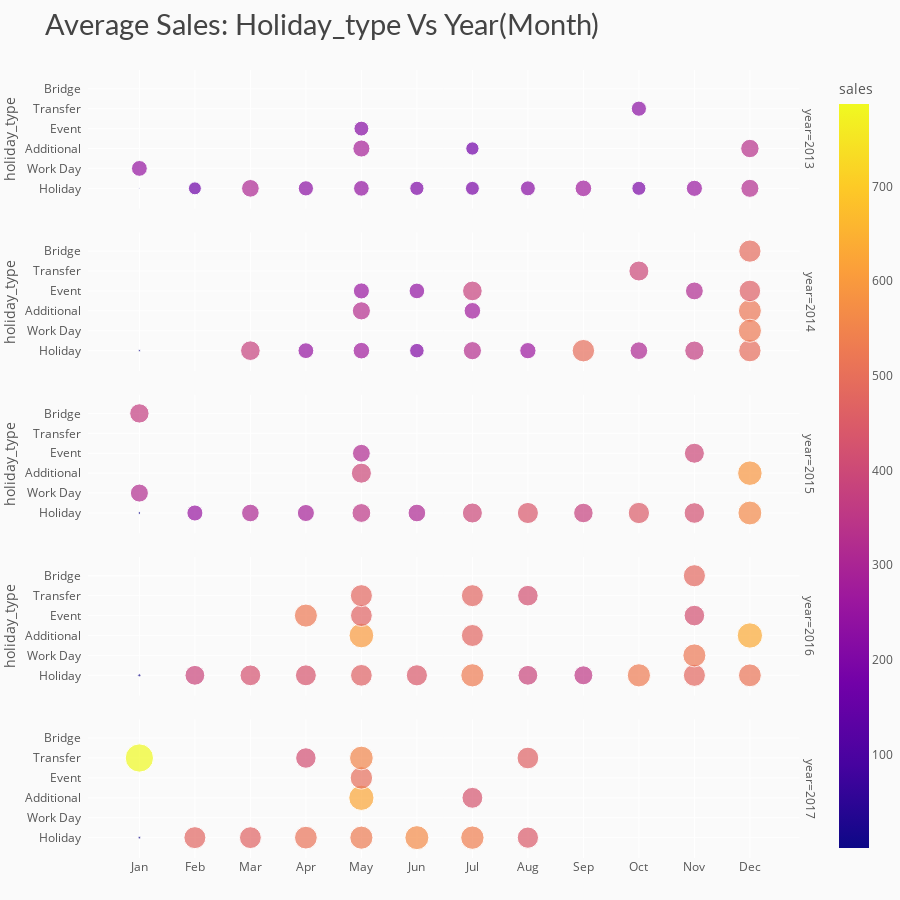

The notebook cell saved with this chart:
### Code cell
# data
df_y_m_ht = df_train1.groupby(['year','month','holiday_type']).agg({"sales" : "mean"}).reset_index()
df_y_m_ht['sales'] = round(df_y_m_ht['sales'], 2)

# chart
fig = px.scatter(df_y_m_ht, x='month', y='holiday_type', color='sales', size='sales', 
                 facet_row='year', title='Average Sales: Holiday_type Vs Year(Month)')
# styling
fig.update_yaxes(ticksuffix='  ')
fig.update_xaxes(tickmode = 'array', tickvals=[i for i in range(1,13)], 
                 ticktext=['Jan','Feb','Mar','Apr','May','Jun','Jul','Aug','Sep','Oct','Nov','Dec'])
fig.update_layout(height=900, xaxis_title='', yaxis_title='',
                  margin=dict(t=70, b=0),
                  plot_bgcolor='#fafafa', paper_bgcolor='#fafafa',
                  title_font=dict(size=29, color='#444', family="Lato, sans-serif"),
                  font=dict(color='#555'), 
                  hoverlabel=dict(bgcolor="#f2f2f2", font_size=13, font_family="Lato, sans-serif"))
fig.show()

### Figure 1 — Plotly figure (JSON) as saved in the notebook; plotly's stock layout.template omitted (floating-point values rounded to 4 significant figures)
{"data": [{"hovertemplate": "year=2013<br>month=%{x}<br>holiday_type=%{y}<br>sales=%{marker.color}<extra></extra>", "legendgroup": "", "marker": {"color": [1.41, 247.1, 164.8, 307.4, 228.5, 287.4, 217.7, 242.1, 199.3, 173.5, 191.3, 220.7, 272.1, 195.3, 226.1, 257.4, 333.5, 321.3], "coloraxis": "coloraxis", "size": [1.41, 247.1, 164.8, 307.4, 228.5, 287.4, 217.7, 242.1, 199.3, 173.5, 191.3, 220.7, 272.1, 195.3, 226.1, 257.4, 333.5, 321.3], "sizemode": "area", "sizeref": 1.967, "symbol": "circle"}, "mode": "markers", "name": "", "orientation": "h", "showlegend": false, "type": "scatter", "x": [1, 1, 2, 3, 4, 5, 5, 5, 6, 7, 7, 8, 9, 10, 10, 11, 12, 12], "xaxis": "x5", "y": ["Holiday", "Work Day", "Holiday", "Holiday", "Holiday", "Additional", "Event", "Holiday", "Holiday", "Additional", "Holiday", "Holiday", "Holiday", "Holiday", "Transfer", "Holiday", "Additional", "Holiday"], "yaxis": "y5"}, {"hovertemplate": "year=2014<br>month=%{x}<br>holiday_type=%{y}<br>sales=%{marker.color}<extra></extra>", "legendgroup": "", "marker": {"color": [4.83, 379.8, 245.7, 323.8, 255.1, 270.3, 240.7, 207.8, 271.9, 381.2, 325.7, 260.7, 497.5, 307.8, 394.2, 314.0, 366.2, 516.9, 489.4, 458.7, 491.6, 525], "coloraxis": "coloraxis", "size": [4.83, 379.8, 245.7, 323.8, 255.1, 270.3, 240.7, 207.8, 271.9, 381.2, 325.7, 260.7, 497.5, 307.8, 394.2, 314.0, 366.2, 516.9, 489.4, 458.7, 491.6, 525], "sizemode": "area", "sizeref": 1.967, "symbol": "circle"}, "mode": "markers", "name": "", "orientation": "h", "showlegend": false, "type": "scatter", "x": [1, 3, 4, 5, 5, 5, 6, 6, 7, 7, 7, 8, 9, 10, 10, 11, 11, 12, 12, 12, 12, 12], "xaxis": "x4", "y": ["Holiday", "Holiday", "Holiday", "Additional", "Event", "Holiday", "Event", "Holiday", "Additional", "Event", "Holiday", "Holiday", "Holiday", "Holiday", "Transfer", "Event", "Holiday", "Additional", "Bridge", "Event", "Holiday", "Work Day"], "yaxis": "y4"}, {"hovertemplate": "year=2015<br>month=%{x}<br>holiday_type=%{y}<br>sales=%{marker.color}<extra></extra>", "legendgroup": "", "marker": {"color": [369.1, 7.17, 319.8, 253.6, 306.4, 287.0, 396.6, 313.2, 348.8, 308.1, 395.0, 438.8, 376.7, 447.4, 394.8, 418.2, 591, 560.7], "coloraxis": "coloraxis", "size": [369.1, 7.17, 319.8, 253.6, 306.4, 287.0, 396.6, 313.2, 348.8, 308.1, 395.0, 438.8, 376.7, 447.4, 394.8, 418.2, 591, 560.7], "sizemode": "area", "sizeref": 1.967, "symbol": "circle"}, "mode": "markers", "name": "", "orientation": "h", "showlegend": false, "type": "scatter", "x": [1, 1, 1, 2, 3, 4, 5, 5, 5, 6, 7, 8, 9, 10, 11, 11, 12, 12], "xaxis": "x3", "y": ["Bridge", "Holiday", "Work Day", "Holiday", "Holiday", "Holiday", "Additional", "Event", "Holiday", "Holiday", "Holiday", "Holiday", "Holiday", "Holiday", "Event", "Holiday", "Additional", "Holiday"], "yaxis": "y3"}, {"hovertemplate": "year=2016<br>month=%{x}<br>holiday_type=%{y}<br>sales=%{marker.color}<extra></extra>", "legendgroup": "", "marker": {"color": [9.22, 388.2, 424.2, 523.3, 431.0, 601.1, 467.8, 463.9, 478.5, 440.6, 475.8, 529.3, 475.8, 386.8, 418.4, 354.5, 529.1, 481.7, 418.2, 479.7, 521.8, 632.1, 513], "coloraxis": "coloraxis", "size": [9.22, 388.2, 424.2, 523.3, 431.0, 601.1, 467.8, 463.9, 478.5, 440.6, 475.8, 529.3, 475.8, 386.8, 418.4, 354.5, 529.1, 481.7, 418.2, 479.7, 521.8, 632.1, 513], "sizemode": "area", "sizeref": 1.967, "symbol": "circle"}, "mode": "markers", "name": "", "orientation": "h", "showlegend": false, "type": "scatter", "x": [1, 2, 3, 4, 4, 5, 5, 5, 5, 6, 7, 7, 7, 8, 8, 9, 10, 11, 11, 11, 11, 12, 12], "xaxis": "x2", "y": ["Holiday", "Holiday", "Holiday", "Event", "Holiday", "Additional", "Event", "Holiday", "Transfer", "Holiday", "Additional", "Holiday", "Transfer", "Holiday", "Transfer", "Holiday", "Holiday", "Bridge", "Event", "Holiday", "Work Day", "Additional", "Holiday"], "yaxis": "y2"}, {"hovertemplate": "year=2017<br>month=%{x}<br>holiday_type=%{y}<br>sales=%{marker.color}<extra></extra>", "legendgroup": "", "marker": {"color": [6.78, 786.9, 475.4, 469.3, 508.7, 413.6, 626.8, 496.2, 527.1, 552.5, 566.6, 429.3, 537.7, 445.1, 463.7], "coloraxis": "coloraxis", "size": [6.78, 786.9, 475.4, 469.3, 508.7, 413.6, 626.8, 496.2, 527.1, 552.5, 566.6, 429.3, 537.7, 445.1, 463.7], "sizemode": "area", "sizeref": 1.967, "symbol": "circle"}, "mode": "markers", "name": "", "orientation": "h", "showlegend": false, "type": "scatter", "x": [1, 1, 2, 3, 4, 4, 5, 5, 5, 5, 6, 7, 7, 8, 8], "xaxis": "x", "y": ["Holiday", "Transfer", "Holiday", "Holiday", "Holiday", "Transfer", "Additional", "Event", "Holiday", "Transfer", "Holiday", "Additional", "Holiday", "Holiday", "Transfer"], "yaxis": "y"}], "layout": {"annotations": [{"font": {}, "showarrow": false, "text": "year=2017", "textangle": 90, "x": 0.98, "xanchor": "left", "xref": "paper", "y": 0.088, "yanchor": "middle", "yref": "paper"}, {"font": {}, "showarrow": false, "text": "year=2016", "textangle": 90, "x": 0.98, "xanchor": "left", "xref": "paper", "y": 0.294, "yanchor": "middle", "yref": "paper"}, {"font": {}, "showarrow": false, "text": "year=2015", "textangle": 90, "x": 0.98, "xanchor": "left", "xref": "paper", "y": 0.5, "yanchor": "middle", "yref": "paper"}, {"font": {}, "showarrow": false, "text": "year=2014", "textangle": 90, "x": 0.98, "xanchor": "left", "xref": "paper", "y": 0.706, "yanchor": "middle", "yref": "paper"}, {"font": {}, "showarrow": false, "text": "year=2013", "textangle": 90, "x": 0.98, "xanchor": "left", "xref": "paper", "y": 0.912, "yanchor": "middle", "yref": "paper"}], "coloraxis": {"colorbar": {"title": {"text": "sales"}}, "colorscale": [[0, "#0d0887"], [0.1111, "#46039f"], [0.2222, "#7201a8"], [0.3333, "#9c179e"], [0.4444, "#bd3786"], [0.5556, "#d8576b"], [0.6667, "#ed7953"], [0.7778, "#fb9f3a"], [0.8889, "#fdca26"], [1, "#f0f921"]]}, "font": {"color": "#555"}, "height": 900, "hoverlabel": {"bgcolor": "#f2f2f2", "font": {"family": "Lato, sans-serif", "size": 13}}, "legend": {"itemsizing": "constant", "tracegroupgap": 0}, "margin": {"b": 0, "t": 70}, "paper_bgcolor": "#fafafa", "plot_bgcolor": "#fafafa", "title": {"font": {"color": "#444", "family": "Lato, sans-serif", "size": 29}, "text": "Average Sales: Holiday_type Vs Year(Month)"}, "xaxis": {"anchor": "y", "domain": [0, 0.98], "tickmode": "array", "ticktext": ["Jan", "Feb", "Mar", "Apr", "May", "Jun", "Jul", "Aug", "Sep", "Oct", "Nov", "Dec"], "tickvals": [1, 2, 3, 4, 5, 6, 7, 8, 9, 10, 11, 12], "title": {"text": ""}}, "xaxis2": {"anchor": "y2", "domain": [0, 0.98], "matches": "x", "showticklabels": false, "tickmode": "array", "ticktext": ["Jan", "Feb", "Mar", "Apr", "May", "Jun", "Jul", "Aug", "Sep", "Oct", "Nov", "Dec"], "tickvals": [1, 2, 3, 4, 5, 6, 7, 8, 9, 10, 11, 12]}, "xaxis3": {"anchor": "y3", "domain": [0, 0.98], "matches": "x", "showticklabels": false, "tickmode": "array", "ticktext": ["Jan", "Feb", "Mar", "Apr", "May", "Jun", "Jul", "Aug", "Sep", "Oct", "Nov", "Dec"], "tickvals": [1, 2, 3, 4, 5, 6, 7, 8, 9, 10, 11, 12]}, "xaxis4": {"anchor": "y4", "domain": [0, 0.98], "matches": "x", "showticklabels": false, "tickmode": "array", "ticktext": ["Jan", "Feb", "Mar", "Apr", "May", "Jun", "Jul", "Aug", "Sep", "Oct", "Nov", "Dec"], "tickvals": [1, 2, 3, 4, 5, 6, 7, 8, 9, 10, 11, 12]}, "xaxis5": {"anchor": "y5", "domain": [0, 0.98], "matches": "x", "showticklabels": false, "tickmode": "array", "ticktext": ["Jan", "Feb", "Mar", "Apr", "May", "Jun", "Jul", "Aug", "Sep", "Oct", "Nov", "Dec"], "tickvals": [1, 2, 3, 4, 5, 6, 7, 8, 9, 10, 11, 12]}, "yaxis": {"anchor": "x", "domain": [0, 0.176], "ticksuffix": "  ", "title": {"text": ""}}, "yaxis2": {"anchor": "x2", "domain": [0.206, 0.382], "matches": "y", "ticksuffix": "  ", "title": {"text": "holiday_type"}}, "yaxis3": {"anchor": "x3", "domain": [0.412, 0.588], "matches": "y", "ticksuffix": "  ", "title": {"text": "holiday_type"}}, "yaxis4": {"anchor": "x4", "domain": [0.618, 0.794], "matches": "y", "ticksuffix": "  ", "title": {"text": "holiday_type"}}, "yaxis5": {"anchor": "x5", "domain": [0.824, 1], "matches": "y", "ticksuffix": "  ", "title": {"text": "holiday_type"}}}}
